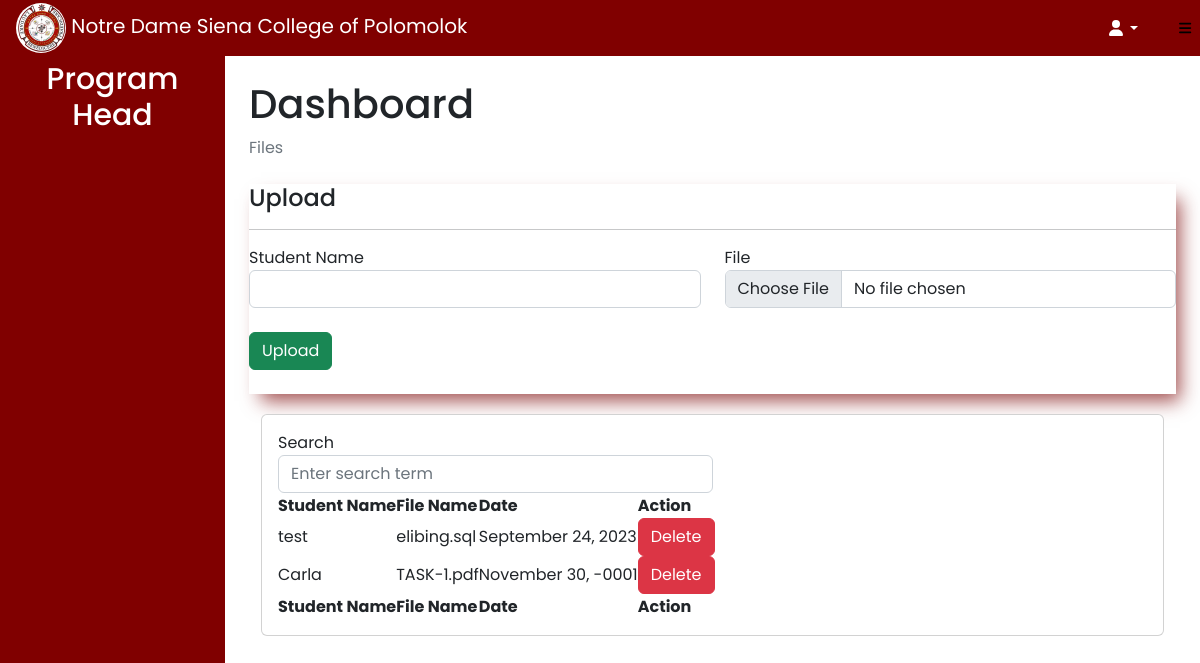
Page /adviser/file.php?adviserID=3 on the committed database.
### tables this page shows
CREATE TABLE `files` (
  `id` int(11) NOT NULL,
  `adviser_id` int(11) NOT NULL,
  `file_name` varchar(255) NOT NULL,
  `category` varchar(255) NOT NULL,
  `date` datetime NOT NULL DEFAULT current_timestamp()
);

### adviser/file.php (the view, shortened to what this page needs)
<?php
   require('assets/component/header.php');
   require('assets/component/topnavbar.php');
   require('assets/component/sidebar.php');
   include('../db-conn/config.php');
   if(isset($_GET['adviserID'])){
    $adviser_ID = $_GET['adviserID'];
    $queryallUsers = "SELECT * FROM users WHERE id = $adviser_ID";
    $queryUsers = mysqli_query($conn, $queryallUsers);
    while($userRow = mysqli_fetch_assoc($queryUsers)){
        $userID = $userRow['id'];
    }
?>
<div id="layoutSidenav">
    <div id="layoutSidenav_content">
        <main>
            <div class="container-fluid px-4">
                <h1 class="mt-4">Dashboard</h1>
                <ol class="breadcrumb mb-4">
                    <li class="breadcrumb-item active">Files</li>
                </ol>
                <form id="uploadForm">
                    <div class="container-file">
                        <h4>Upload</h4>
                        <hr>
                        <div class="row">
                            <div class="col-md-6 mb-4">
                                <label for="category">Student Name</label>
                                <input type="text" name="category" id="category" class="form-control" required>
                            </div>
                            <div class="col-md-6 mb-4">
                                <label for="file">File</label>
                                <input type="file" name="file" id="file" class="form-control" required>
                            </div>
                            <div class="col-md-6 mb-4">
                                <button class="btn btn-success" type="button" id="uploadButton">Upload</button>
                            </div>
                        </div>
                    </div>
                </form>
                <main>
                    <div class="container-fluid px-6">
                        <div class="card mb-4">
                            <div class="card-body">
                                <div class="col-md-6">
                                    <label for="search">Search</label>
                                    <input type="text" id="search" class="form-control" placeholder="Enter search term">
                                </div>
                                <table id="datatablesSimple">
                                    <thead>
                                        <tr>
                                            <th>Student Name</th>
                                            <th>File Name</th>
                                            <th>Date</th>
                                            <th>Action</th>
                                        </tr>
                                    </thead>
                                    <tfoot>
                                        <tr>
                                            <th>Student Name</th>
                                            <th>File Name</th>
                                            <th>Date</th>
                                            <th>Action</th>
                                        </tr>
                                    </tfoot>
                                    <tbody>
                                        <?php
                                        $queryallFiles = "SELECT * FROM files";
                                        $queryFiles = mysqli_query($conn, $queryallFiles);
                                        while($fileRow = mysqli_fetch_assoc($queryFiles)){
                                            $fileID = $fileRow['id'];
                                        }
                                        $sql = "SELECT * FROM files LEFT JOIN users on users.id = files.adviser_id WHERE files.adviser_id = '$userID' ORDER BY date DESC";
                                        $qry = mysqli_query($conn, $sql);
                                        while($row = mysqli_fetch_assoc($qry)){
                                            $file_name = $row['file_name'];
                                            $category = $row['category'];
                                            $date = $row['date'];
                                            $date = date('F j, Y', strtotime($date));
                                    ?>
                                        <tr>
                                            <td><?php echo $file_name; ?></td>
                                            <td><?php echo $category; ?></td>
                                            <td><?php echo $date; ?></td>
                                            <td><button class="btn btn-danger"
                                                    onclick="deleteFile(<?php echo $fileID; ?>)">Delete</button></td>
                                        </tr>
                                        <?php }} ?>
                                    </tbody>
                                </table>
                            </div>
                        </div>
                    </div>
                </main>
            </div>
        </main>
    </div>
</div>

### adviser/css/file.css (style rules this page uses)
* { margin: 0; padding: 0; box-sizing: border-box; font-family: "Poppins", sans-serif; }
.container-file { box-shadow: 8px 11px 18px -4px rgba(132, 24, 24, 0.75); -webkit-box-shadow: 8px 11px 18px -4px rgba(132, 24, 24, 0.75); -moz-box-shadow: 8px 11px 18px -4px rgba(132, 24, 24, 0.75); }
.card { margin-top: 20px; }

### rows in the picture
files: file_name "test", category "elibing.sql", date "September 24, 2023"
files: file_name "Carla", category "TASK-1.pdf", date "November 30, -0001"
